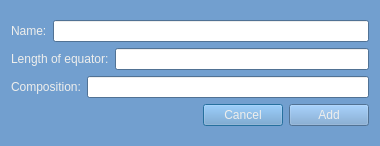
<?xml version="1.0" encoding="UTF-8"?>
<ui version="4.0">
 <class>Add_planet</class>
 <widget class="QDialog" name="Add_planet">
  <property name="geometry">
   <rect>
    <x>0</x>
    <y>0</y>
    <width>380</width>
    <height>146</height>
   </rect>
  </property>
  <property name="palette">
   <palette>
    <active>
     <colorrole role="WindowText">
      <brush brushstyle="SolidPattern">
       <color alpha="255">
        <red>0</red>
        <green>0</green>
        <blue>0</blue>
       </color>
      </brush>
     </colorrole>
     <colorrole role="Button">
      <brush brushstyle="SolidPattern">
       <color alpha="255">
        <red>114</red>
        <green>159</green>
        <blue>207</blue>
       </color>
      </brush>
     </colorrole>
     <colorrole role="Light">
      <brush brushstyle="SolidPattern">
       <color alpha="255">
        <red>196</red>
        <green>225</green>
        <blue>255</blue>
       </color>
      </brush>
     </colorrole>
     <colorrole role="Midlight">
      <brush brushstyle="SolidPattern">
       <color alpha="255">
        <red>155</red>
        <green>192</green>
        <blue>231</blue>
       </color>
      </brush>
     </colorrole>
     <colorrole role="Dark">
      <brush brushstyle="SolidPattern">
       <color alpha="255">
        <red>57</red>
        <green>79</green>
        <blue>103</blue>
       </color>
      </brush>
     </colorrole>
     <colorrole role="Mid">
      <brush brushstyle="SolidPattern">
       <color alpha="255">
        <red>76</red>
        <green>106</green>
        <blue>138</blue>
       </color>
      </brush>
     </colorrole>
     <colorrole role="Text">
      <brush brushstyle="SolidPattern">
       <color alpha="255">
        <red>238</red>
        <green>238</green>
        <blue>236</blue>
       </color>
      </brush>
     </colorrole>
     <colorrole role="BrightText">
      <brush brushstyle="SolidPattern">
       <color alpha="255">
        <red>255</red>
        <green>255</green>
        <blue>255</blue>
       </color>
      </brush>
     </colorrole>
     <colorrole role="ButtonText">
      <brush brushstyle="SolidPattern">
       <color alpha="255">
        <red>238</red>
        <green>238</green>
        <blue>236</blue>
       </color>
      </brush>
     </colorrole>
     <colorrole role="Base">
      <brush brushstyle="SolidPattern">
       <color alpha="255">
        <red>255</red>
        <green>255</green>
        <blue>255</blue>
       </color>
      </brush>
     </colorrole>
     <colorrole role="Window">
      <brush brushstyle="SolidPattern">
       <color alpha="255">
        <red>114</red>
        <green>159</green>
        <blue>207</blue>
       </color>
      </brush>
     </colorrole>
     <colorrole role="Shadow">
      <brush brushstyle="SolidPattern">
       <color alpha="255">
        <red>0</red>
        <green>0</green>
        <blue>0</blue>
       </color>
      </brush>
     </colorrole>
     <colorrole role="AlternateBase">
      <brush brushstyle="SolidPattern">
       <color alpha="255">
        <red>184</red>
        <green>207</green>
        <blue>231</blue>
       </color>
      </brush>
     </colorrole>
     <colorrole role="ToolTipBase">
      <brush brushstyle="SolidPattern">
       <color alpha="255">
        <red>255</red>
        <green>255</green>
        <blue>220</blue>
       </color>
      </brush>
     </colorrole>
     <colorrole role="ToolTipText">
      <brush brushstyle="SolidPattern">
       <color alpha="255">
        <red>238</red>
        <green>238</green>
        <blue>236</blue>
       </color>
      </brush>
     </colorrole>
    </active>
    <inactive>
     <colorrole role="WindowText">
      <brush brushstyle="SolidPattern">
       <color alpha="255">
        <red>0</red>
        <green>0</green>
        <blue>0</blue>
       </color>
      </brush>
     </colorrole>
     <colorrole role="Button">
      <brush brushstyle="SolidPattern">
       <color alpha="255">
        <red>114</red>
        <green>159</green>
        <blue>207</blue>
       </color>
      </brush>
     </colorrole>
     <colorrole role="Light">
      <brush brushstyle="SolidPattern">
       <color alpha="255">
        <red>196</red>
        <green>225</green>
        <blue>255</blue>
       </color>
      </brush>
     </colorrole>
     <colorrole role="Midlight">
      <brush brushstyle="SolidPattern">
       <color alpha="255">
        <red>155</red>
        <green>192</green>
        <blue>231</blue>
       </color>
      </brush>
     </colorrole>
     <colorrole role="Dark">
      <brush brushstyle="SolidPattern">
       <color alpha="255">
        <red>57</red>
        <green>79</green>
        <blue>103</blue>
       </color>
      </brush>
     </colorrole>
     <colorrole role="Mid">
      <brush brushstyle="SolidPattern">
       <color alpha="255">
        <red>76</red>
        <green>106</green>
        <blue>138</blue>
       </color>
      </brush>
     </colorrole>
     <colorrole role="Text">
      <brush brushstyle="SolidPattern">
       <color alpha="255">
        <red>238</red>
        <green>238</green>
        <blue>236</blue>
       </color>
      </brush>
     </colorrole>
     <colorrole role="BrightText">
      <brush brushstyle="SolidPattern">
       <color alpha="255">
        <red>255</red>
        <green>255</green>
        <blue>255</blue>
       </color>
      </brush>
     </colorrole>
     <colorrole role="ButtonText">
      <brush brushstyle="SolidPattern">
       <color alpha="255">
        <red>238</red>
        <green>238</green>
        <blue>236</blue>
       </color>
      </brush>
     </colorrole>
     <colorrole role="Base">
      <brush brushstyle="SolidPattern">
       <color alpha="255">
        <red>255</red>
        <green>255</green>
        <blue>255</blue>
       </color>
      </brush>
     </colorrole>
     <colorrole role="Window">
      <brush brushstyle="SolidPattern">
       <color alpha="255">
        <red>114</red>
        <green>159</green>
        <blue>207</blue>
       </color>
      </brush>
     </colorrole>
     <colorrole role="Shadow">
      <brush brushstyle="SolidPattern">
       <color alpha="255">
        <red>0</red>
        <green>0</green>
        <blue>0</blue>
       </color>
      </brush>
     </colorrole>
     <colorrole role="AlternateBase">
      <brush brushstyle="SolidPattern">
       <color alpha="255">
        <red>184</red>
        <green>207</green>
        <blue>231</blue>
       </color>
      </brush>
     </colorrole>
     <colorrole role="ToolTipBase">
      <brush brushstyle="SolidPattern">
       <color alpha="255">
        <red>255</red>
        <green>255</green>
        <blue>220</blue>
       </color>
      </brush>
     </colorrole>
     <colorrole role="ToolTipText">
      <brush brushstyle="SolidPattern">
       <color alpha="255">
        <red>238</red>
        <green>238</green>
        <blue>236</blue>
       </color>
      </brush>
     </colorrole>
    </inactive>
    <disabled>
     <colorrole role="WindowText">
      <brush brushstyle="SolidPattern">
       <color alpha="255">
        <red>57</red>
        <green>79</green>
        <blue>103</blue>
       </color>
      </brush>
     </colorrole>
     <colorrole role="Button">
      <brush brushstyle="SolidPattern">
       <color alpha="255">
        <red>114</red>
        <green>159</green>
        <blue>207</blue>
       </color>
      </brush>
     </colorrole>
     <colorrole role="Light">
      <brush brushstyle="SolidPattern">
       <color alpha="255">
        <red>196</red>
        <green>225</green>
        <blue>255</blue>
       </color>
      </brush>
     </colorrole>
     <colorrole role="Midlight">
      <brush brushstyle="SolidPattern">
       <color alpha="255">
        <red>155</red>
        <green>192</green>
        <blue>231</blue>
       </color>
      </brush>
     </colorrole>
     <colorrole role="Dark">
      <brush brushstyle="SolidPattern">
       <color alpha="255">
        <red>57</red>
        <green>79</green>
        <blue>103</blue>
       </color>
      </brush>
     </colorrole>
     <colorrole role="Mid">
      <brush brushstyle="SolidPattern">
       <color alpha="255">
        <red>76</red>
        <green>106</green>
        <blue>138</blue>
       </color>
      </brush>
     </colorrole>
     <colorrole role="Text">
      <brush brushstyle="SolidPattern">
       <color alpha="255">
        <red>57</red>
        <green>79</green>
        <blue>103</blue>
       </color>
      </brush>
     </colorrole>
     <colorrole role="BrightText">
      <brush brushstyle="SolidPattern">
       <color alpha="255">
        <red>255</red>
        <green>255</green>
        <blue>255</blue>
       </color>
      </brush>
     </colorrole>
     <colorrole role="ButtonText">
      <brush brushstyle="SolidPattern">
       <color alpha="255">
        <red>57</red>
        <green>79</green>
        <blue>103</blue>
       </color>
      </brush>
     </colorrole>
     <colorrole role="Base">
      <brush brushstyle="SolidPattern">
       <color alpha="255">
        <red>114</red>
        <green>159</green>
        <blue>207</blue>
       </color>
      </brush>
     </colorrole>
     <colorrole role="Window">
      <brush brushstyle="SolidPattern">
       <color alpha="255">
        <red>114</red>
        <green>159</green>
        <blue>207</blue>
       </color>
      </brush>
     </colorrole>
     <colorrole role="Shadow">
      <brush brushstyle="SolidPattern">
       <color alpha="255">
        <red>0</red>
        <green>0</green>
        <blue>0</blue>
       </color>
      </brush>
     </colorrole>
     <colorrole role="AlternateBase">
      <brush brushstyle="SolidPattern">
       <color alpha="255">
        <red>114</red>
        <green>159</green>
        <blue>207</blue>
       </color>
      </brush>
     </colorrole>
     <colorrole role="ToolTipBase">
      <brush brushstyle="SolidPattern">
       <color alpha="255">
        <red>255</red>
        <green>255</green>
        <blue>220</blue>
       </color>
      </brush>
     </colorrole>
     <colorrole role="ToolTipText">
      <brush brushstyle="SolidPattern">
       <color alpha="255">
        <red>238</red>
        <green>238</green>
        <blue>236</blue>
       </color>
      </brush>
     </colorrole>
    </disabled>
   </palette>
  </property>
  <property name="windowTitle">
   <string>Dialog</string>
  </property>
  <layout class="QGridLayout" name="gridLayout">
   <item row="0" column="0">
    <layout class="QVBoxLayout" name="verticalLayout">
     <item>
      <layout class="QHBoxLayout" name="horizontalLayout">
       <item>
        <widget class="QLabel" name="label">
         <property name="palette">
          <palette>
           <active>
            <colorrole role="WindowText">
             <brush brushstyle="SolidPattern">
              <color alpha="255">
               <red>238</red>
               <green>238</green>
               <blue>236</blue>
              </color>
             </brush>
            </colorrole>
           </active>
           <inactive>
            <colorrole role="WindowText">
             <brush brushstyle="SolidPattern">
              <color alpha="255">
               <red>238</red>
               <green>238</green>
               <blue>236</blue>
              </color>
             </brush>
            </colorrole>
           </inactive>
           <disabled>
            <colorrole role="WindowText">
             <brush brushstyle="SolidPattern">
              <color alpha="255">
               <red>57</red>
               <green>79</green>
               <blue>103</blue>
              </color>
             </brush>
            </colorrole>
           </disabled>
          </palette>
         </property>
         <property name="text">
          <string>Name:</string>
         </property>
        </widget>
       </item>
       <item>
        <widget class="QLineEdit" name="name">
         <property name="palette">
          <palette>
           <active>
            <colorrole role="Text">
             <brush brushstyle="SolidPattern">
              <color alpha="255">
               <red>0</red>
               <green>0</green>
               <blue>0</blue>
              </color>
             </brush>
            </colorrole>
           </active>
           <inactive>
            <colorrole role="Text">
             <brush brushstyle="SolidPattern">
              <color alpha="255">
               <red>0</red>
               <green>0</green>
               <blue>0</blue>
              </color>
             </brush>
            </colorrole>
           </inactive>
           <disabled>
            <colorrole role="Text">
             <brush brushstyle="SolidPattern">
              <color alpha="255">
               <red>57</red>
               <green>79</green>
               <blue>103</blue>
              </color>
             </brush>
            </colorrole>
           </disabled>
          </palette>
         </property>
        </widget>
       </item>
      </layout>
     </item>
     <item>
      <layout class="QHBoxLayout" name="horizontalLayout_2">
       <item>
        <widget class="QLabel" name="label_2">
         <property name="palette">
          <palette>
           <active>
            <colorrole role="WindowText">
             <brush brushstyle="SolidPattern">
              <color alpha="255">
               <red>238</red>
               <green>238</green>
               <blue>236</blue>
              </color>
             </brush>
            </colorrole>
           </active>
           <inactive>
            <colorrole role="WindowText">
             <brush brushstyle="SolidPattern">
              <color alpha="255">
               <red>238</red>
               <green>238</green>
               <blue>236</blue>
              </color>
             </brush>
            </colorrole>
           </inactive>
           <disabled>
            <colorrole role="WindowText">
             <brush brushstyle="SolidPattern">
              <color alpha="255">
               <red>57</red>
               <green>79</green>
               <blue>103</blue>
              </color>
             </brush>
            </colorrole>
           </disabled>
          </palette>
         </property>
         <property name="text">
          <string>Length of equator:</string>
         </property>
        </widget>
       </item>
       <item>
        <widget class="QLineEdit" name="length_of_equator">
         <property name="palette">
          <palette>
           <active>
            <colorrole role="Text">
             <brush brushstyle="SolidPattern">
              <color alpha="255">
               <red>0</red>
               <green>0</green>
               <blue>0</blue>
              </color>
             </brush>
            </colorrole>
           </active>
           <inactive>
            <colorrole role="Text">
             <brush brushstyle="SolidPattern">
              <color alpha="255">
               <red>0</red>
               <green>0</green>
               <blue>0</blue>
              </color>
             </brush>
            </colorrole>
           </inactive>
           <disabled>
            <colorrole role="Text">
             <brush brushstyle="SolidPattern">
              <color alpha="255">
               <red>57</red>
               <green>79</green>
               <blue>103</blue>
              </color>
             </brush>
            </colorrole>
           </disabled>
          </palette>
         </property>
        </widget>
       </item>
      </layout>
     </item>
     <item>
      <layout class="QHBoxLayout" name="horizontalLayout_3">
       <item>
        <widget class="QLabel" name="label_3">
         <property name="palette">
          <palette>
           <active>
            <colorrole role="WindowText">
             <brush brushstyle="SolidPattern">
              <color alpha="255">
               <red>238</red>
               <green>238</green>
               <blue>236</blue>
              </color>
             </brush>
            </colorrole>
           </active>
           <inactive>
            <colorrole role="WindowText">
             <brush brushstyle="SolidPattern">
              <color alpha="255">
               <red>238</red>
               <green>238</green>
               <blue>236</blue>
              </color>
             </brush>
            </colorrole>
           </inactive>
           <disabled>
            <colorrole role="WindowText">
             <brush brushstyle="SolidPattern">
              <color alpha="255">
               <red>57</red>
               <green>79</green>
               <blue>103</blue>
              </color>
             </brush>
            </colorrole>
           </disabled>
          </palette>
         </property>
         <property name="text">
          <string>Composition:</string>
         </property>
        </widget>
       </item>
       <item>
        <widget class="QLineEdit" name="composition">
         <property name="palette">
          <palette>
           <active>
            <colorrole role="Text">
             <brush brushstyle="SolidPattern">
              <color alpha="255">
               <red>0</red>
               <green>0</green>
               <blue>0</blue>
              </color>
             </brush>
            </colorrole>
           </active>
           <inactive>
            <colorrole role="Text">
             <brush brushstyle="SolidPattern">
              <color alpha="255">
               <red>0</red>
               <green>0</green>
               <blue>0</blue>
              </color>
             </brush>
            </colorrole>
           </inactive>
           <disabled>
            <colorrole role="Text">
             <brush brushstyle="SolidPattern">
              <color alpha="255">
               <red>57</red>
               <green>79</green>
               <blue>103</blue>
              </color>
             </brush>
            </colorrole>
           </disabled>
          </palette>
         </property>
        </widget>
       </item>
      </layout>
     </item>
     <item>
      <layout class="QHBoxLayout" name="horizontalLayout_4">
       <item>
        <spacer name="horizontalSpacer">
         <property name="orientation">
          <enum>Qt::Horizontal</enum>
         </property>
         <property name="sizeHint" stdset="0">
          <size>
           <width>40</width>
           <height>20</height>
          </size>
         </property>
        </spacer>
       </item>
       <item>
        <widget class="QPushButton" name="cancel">
         <property name="text">
          <string>Cancel</string>
         </property>
        </widget>
       </item>
       <item>
        <widget class="QPushButton" name="add">
         <property name="text">
          <string>Add</string>
         </property>
        </widget>
       </item>
      </layout>
     </item>
    </layout>
   </item>
  </layout>
 </widget>
 <resources/>
 <connections/>
</ui>
